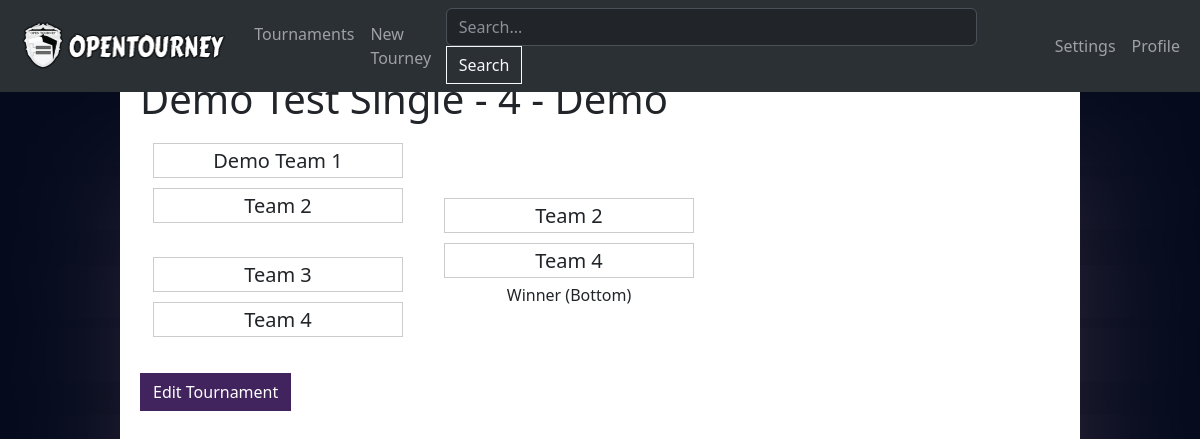
Screenshot of /tourney/1 (signed in) with the database file from the repository.
### Tournament/models.py (models this page shows, shortened)
class TournamentObject(models.Model):
    SINGLE_ELIMINATION = 'SE'
    DOUBLE_ELIMINATION = 'DE'
    TOURNAMENT_TYPES = [
        (SINGLE_ELIMINATION, 'Single Elimination'),
        (DOUBLE_ELIMINATION, 'Double Elimination'),
    ]
    name = models.CharField(max_length=100, default="My Tournament")
    description = models.TextField(blank=True)
    num_teams = models.IntegerField(default=16)
    tournament_type = models.CharField(max_length=2, choices=TOURNAMENT_TYPES, default=SINGLE_ELIMINATION)
    user = models.ForeignKey(User, on_delete=models.CASCADE, related_name='tourney')
    public = models.BooleanField(default=False)
    archived = models.BooleanField(default=False)
    winner = models.CharField(max_length=100, default="none")
    def __init__(self, *args, **kwargs):
        super().__init__(*args, **kwargs)

class Team(models.Model):
    name = models.CharField(max_length=255)
    user = models.ForeignKey(User, null=True, blank=True, on_delete=models.SET_NULL, related_name='team')
    tournament = models.ForeignKey(TournamentObject, on_delete=models.CASCADE, related_name='teams')
    def __init__(self, *args, **kwargs):
        super().__init__(*args, **kwargs)

### Tournament/views.py (the view, shortened to what this page needs)
# urls.py: path('tourney/<int:tourney_id>', tournament_views.tourney_main, name="tourney"),
def tourney_main(request, tourney_id):
    this_tourney = TournamentObject.objects.get(pk=tourney_id)
    if this_tourney.user != request.user and this_tourney.public is False:
        raise PermissionDenied("You are not authorized to view this tournament.")
    rounds = Rounds(this_tourney)
    user_settings = get_or_create_user_settings(request.user)
    if this_tourney.tournament_type == "double":
        loser_rounds = LosersRounds(this_tourney)
        context = {
            'tourney': this_tourney,
            'rounds': rounds,
            'losers': loser_rounds,
            'style': user_settings.tourney_display,
        }
    else:
        context = {
            'tourney': this_tourney,
            'rounds': rounds,
            'style': user_settings.tourney_display,
        }
    return render(request, 'Tournament/tourney.html', context)

### Tournament/utils.py (called while the page is built)
def get_or_create_user_settings(user):
    try:
        return UserSettings.objects.get(user=user)
    except UserSettings.DoesNotExist:
        return UserSettings(user=user)

### Tournament/templates/Tournament/tourney.html (shortened to what this page needs)
{% extends "base.html" %}
{% load static %}
{% block body %}
<h1>{{ tourney.name }} - {{tourney.user.username}}</h1>
<div class="bracket">
    {% for round in rounds.rounds %}
        {% if forloop.counter0 == 0 %}
            <div class="round round-one">
        {% endif %}
        {% if forloop.counter0 == 1 %}
            <div class="round round-two">
        {% endif %}
        {% for match_util in round.matches %}
            <button data-matchid="{{ match_util.match_util_round }}" data-tourney_id="{{ tourney.id }}" class="matchup btn matchup_click">
                <div class="team team-top">{{ match_util.team_1 }}</div>
                <div class="team team-bottom">{{ match_util.team_2 }}</div>
                {% if match_util.winner == "bottom" %}
                Winner (Bottom)
                {% endif %}
            </button>
        {% endfor %}
        </div>
    {% endfor %}
</div>
{% if tourney.user == user %}
<div class="bottom-button">
    <a href="{% url 'edit' tourney.id %}" class="btn btn-primary mt-4 page-animation">Edit Tournament</a>
</div>
{% endif %}
{% endblock %}

### Tournament/static/style.css (style rules this page uses)
:root { --primary: #41235e; --primary-hover: #2c1840; --secondary: #584678; --secondary-hover: #362b4a; --danger: #78173c; --danger-hover: #4d0f26; }
.btn { border-radius: 0 !important; }
.btn-primary, .btn-primary:active, .btn-primary:visited { background-color: var(--primary) !important; border-color: var(--primary) !important; }
.bracket { display: flex; flex-direction: row; align-items: left; }
.round-one > .matchup { margin-bottom: 10px; display: flex; flex-direction: column; align-items: center; }
.round-two > .matchup { margin-bottom: 125px; display: flex; flex-direction: column; align-items: center; }
.round-two { margin-top: 55px; }
.round { margin-right: 15px; }
.team { display: flex; justify-content: center; align-items: center; height: 35px; width: 250px; border: 1px solid #ccc; padding: 5px; margin-top: 5px; margin-bottom: 5px; font-size: 20px; }
.matchup:last-child { margin-bottom: 0px !important; }
body { background-color: black !important; background-image: url("images/background.png"); background-size: 100%; background-repeat: no-repeat; background-position: center; height: 100vh; }

### rows the page displays
TournamentObject: name "Demo Test Single - 4", user.username "Demo"
Team: team_1 "Demo Team 1"
Team: team_2 "Team 2", team_1 "Team 2"
Team: team_1 "Team 3"
Team: team_2 "Team 4" "Team 4"
